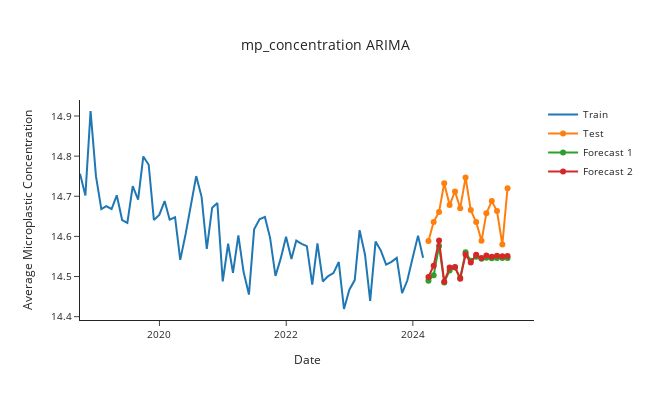

The notebook cell this image was saved under:
### Code cell
import plotly.graph_objects as go
import nbformat

def plot_forecasts(forecasts_1: list[float], forecasts_2: list[float], title: str) -> None:
    """Function to plot the forecasts."""
    fig = go.Figure()
    fig.add_trace(go.Scatter(x=train.index, y=train['mp_concentration'], name='Train'))
    fig.add_trace(go.Scatter(x=test.index, y=test['mp_concentration'], name='Test'))
    fig.add_trace(go.Scatter(x=test.index, y=forecasts_1, name='Forecast 1'))
    fig.add_trace(go.Scatter(x=test.index, y=forecasts_2, name='Forecast 2'))
    fig.update_layout(template="simple_white", font=dict(size=10), title_text=title,
                      width=650, title_x=0.5, height=400, xaxis_title='Date',
                      yaxis_title='Average Microplastic Concentration')

    return fig.show()


# Plot the forecasts
plot_forecasts(forecasts_1, forecasts_2, 'mp_concentration ARIMA')
